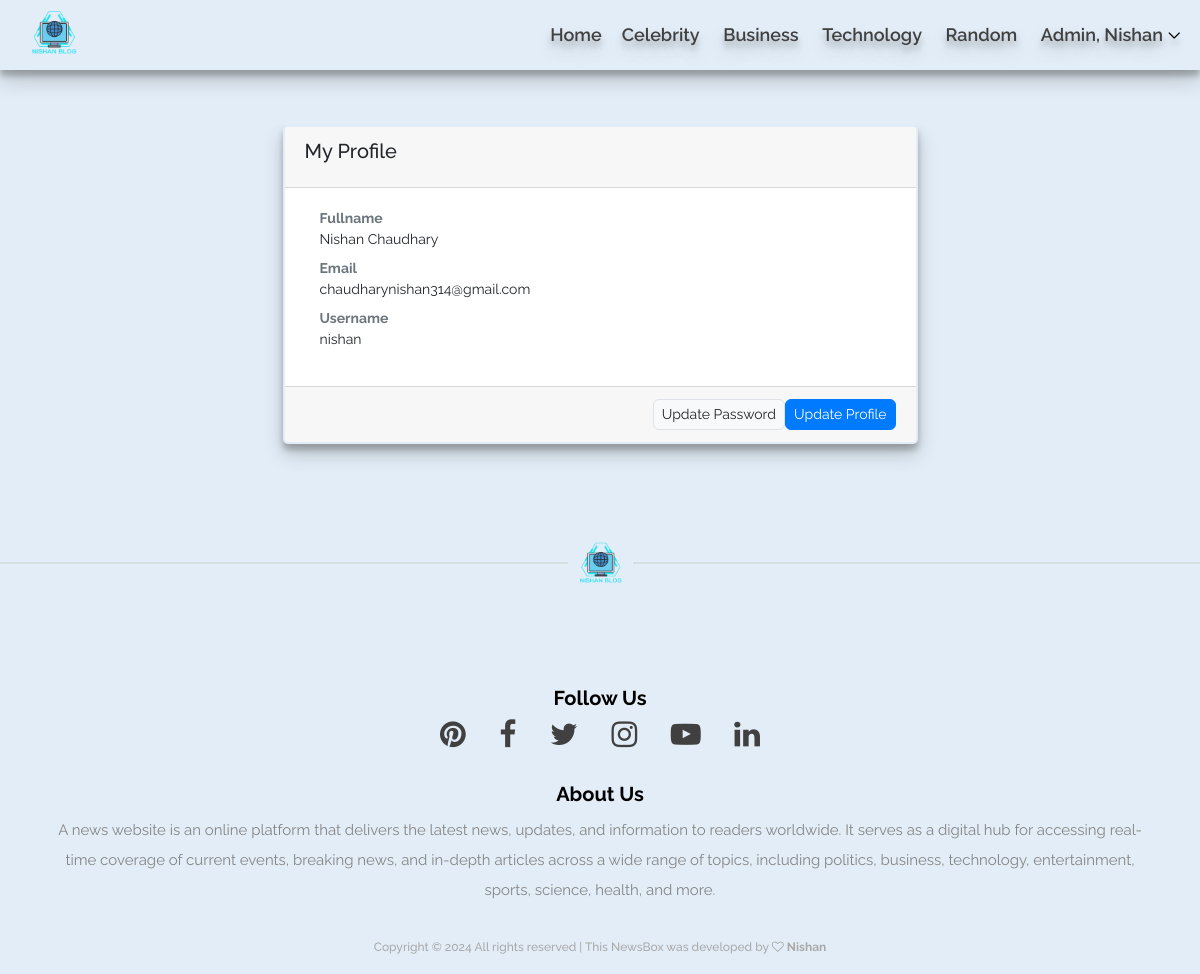
/profile/ (signed in), run on the app's committed database.
### newsApp/models.py (models this page shows)
class Category(models.Model):
    name = models.CharField(max_length=250)
    status = models.CharField(max_length=2, choices=(("1",'Active'), ("2",'Inactive')), default=1)
    date_created = models.DateTimeField(default=timezone.now)
    date_updated = models.DateTimeField(auto_now = True)
    def __str__(self):
        return self.name

### newsApp/views.py (the view)
# urls.py: path('profile/', views.profile, name="profile-page"),
@login_required
def profile(request):
    context = context_data()
    context['page'] = 'profile'
    context['page_title'] = "Profile"
    return render(request,'profile.html', context)

### newsApp/views.py (called while the page is built)
def context_data():
    context = {
        'site_name': 'NewsBox',
        'page' : 'home',
        'page_title' : 'News Portal',
        'categories' : models.Category.objects.filter(status = 1).all(),
    }
    return context

### newsApp/templates/profile.html
{% extends 'layouts/base.html' %} {% block content%}
<body style="background-color: #e3edf7; box-shadow: rgba(0, 0, 0, 0.19) 0px 10px 20px,
    rgba(0, 0, 0, 0.23) 0px 6px 6px;">
    <div class="container mb-5 pb-5">
        <div class="row justify-content-center">
            <div class="col-lg-7 col-md-10 col-sm-12 col-xs-12">
                <div class="card shadow rounded-0" style=" border-radius: 5px !important; border: 2px solid #e3edf7 !important; box-shadow: rgba(0, 0, 0, 0.19) 0px 10px 20px,
    rgba(0, 0, 0, 0.23) 0px 6px 6px !important;">
                    <div class="card-header">
                        <div class="h5 card-title fw-bold">My Profile</div>
                    </div>
                    <div class="card-body">
                        <div class="container-fluid">
                            <div class="row">
                                <div class="col-md-8">
                                    <dl>
                                        <dt class="text-muted">Fullname</dt>
                                        <dd class="ps-4">{{ user.first_name }} {{ user.last_name }}</dd>
                                        <dt class="text-muted">Email</dt>
                                        <dd class="ps-4">{{ user.email }}</dd>
                                        <dt class="text-muted">Username</dt>
                                        <dd class="ps-4">{{ user.username }}</dd>
                                    </dl>
                                </div>
                            </div>
                        </div>
                    </div>
                    <div class="card-footer">
                        <div class="d-flex w-100 text-end justify-content-end">
                            <a href="{% url 'update-password' %}" style="border-radius: 6px !important;"
                                class="btn btn btn-light border btn-sm bg-gradient rounded-0 me-2">Update Password</a>
                            <a href="{% url 'update-profile' %}" style="border-radius: 6px !important;"
                                class="btn btn btn-primary btn-sm bg-gradient rounded-0">Update Profile</a>
                        </div>
                    </div>
                </div>
            </div>
        </div>
    </div>
</body>
{% endblock content%}

### newsApp/templates/layouts/top-navigation.html (shortened to what this page needs)
{% load static %}
<header class="header-area">
    <div style="background-color: #e3edf7;" class="newsbox-main-menu">
        <div style="background-color: #e3edf7;" class="classy-nav-container breakpoint-off">
            <div style="margin-bottom: 0px;" class="container-fluid">
                <nav style="background-color: #e3edf7; box-shadow: rgba(0, 0, 0, 0.19) 0px 10px 20px,
    rgba(0, 0, 0, 0.23) 0px 6px 6px;  padding-left: 10px !important; padding-right: 10px !important; height: 70px; "
                    class="classy-navbar justify-content-between fixed-top" id="newsboxNav">
                    <a href="{%url 'home-page'%}" class="nav-brand"><img style="height:90px; width:90px;"
                            src="{% static 'img/core-img/news.png' %}" alt=""></a>
                    <div class="classy-menu">
                        <div class="classynav">
                            <ul>
                                <li><a style="font-size: 18px; text-shadow:rgba(0, 0, 0, 0.19) 0px 10px 20px,
    rgba(0, 0, 0, 0.23) 0px 6px 6px;" href="{%url 'home-page'%}">Home</a>
                                    {% for category in categories %}
                                <li><a style="font-size: 18px; text-shadow:rgba(0, 0, 0, 0.19) 0px 10px 20px,
    rgba(0, 0, 0, 0.23) 0px 6px 6px;" href="{% url 'category-post' category.id %}">{{category}}</a></li>
                                {% endfor %}
                                {% if not user.id %}
                                <li><a href="{% url 'login-page' %}" style="font-size: 18px; text-shadow:rgba(0, 0, 0, 0.19) 0px 10px 20px,
    rgba(0, 0, 0, 0.23) 0px 6px 6px;">Login</a></li>
                                {% else %}
                                <li>
                                    <a style="font-size: 18px; text-shadow:rgba(0, 0, 0, 0.19) 0px 10px 20px,
    rgba(0, 0, 0, 0.23) 0px 6px 6px;" href="#">Admin, {{user.username}}</a>
                                </li>
                                {% endif %}
                            </ul>
                        </div>
                    </div>
                </nav>
            </div>
        </div>
    </div>
</header>

### static/style.css (style rules this page uses)
* { margin: 0; padding: 0; }
body { font-family: "Raleway", sans-serif; font-size: 14px; }
a, a:hover, a:focus { -webkit-transition-duration: 500ms; transition-duration: 500ms; text-decoration: none; outline: 0 solid transparent; color: #000000; font-weight: 600; font-size: 16px; font-family: "Raleway", sans-serif; }
ul, ol { margin: 0; }
ul li, ol li { list-style: none; }
img { height: auto; max-width: 100%; }
.header-area { position: relative; z-index: 1000; width: 100%; }
.header-area .newsbox-main-menu { position: relative; width: 100%; height: 125px; padding: 0 5%; }
.header-area .newsbox-main-menu .classy-navbar { height: 125px; padding: 0; }
.header-area .newsbox-main-menu .classy-navbar .nav-brand { max-width: 160px; margin-right: 30px; }
.header-area .newsbox-main-menu .classy-navbar .classynav ul li a { font-weight: 600; text-transform: capitalize; font-size: 15px; padding: 0 10px; color: #404040; }

### static/css/classy-nav.css (style rules this page uses)
* { margin: 0; padding: 0; }
body { font-family: "Roboto", sans-serif; }
ul, ol { margin: 0; }
ul li, ol li { list-style: none; }
img { height: auto; max-width: 100%; }
.classy-nav-container { position: relative; z-index: 100; background-color: #ffffff; }
.classy-nav-container * { box-sizing: border-box; }
.classy-nav-container a { -webkit-transition-duration: 500ms; transition-duration: 500ms; text-decoration: none; outline: none; font-size: 14px; font-weight: 400; color: #232323; display: inline-block; }
.justify-content-between { -webkit-box-pack: justify; -ms-flex-pack: justify; justify-content: space-between; }
.justify-content-center { -webkit-box-pack: center; -ms-flex-pack: center; justify-content: center; }
.classy-navbar { width: 100%; height: 70px; padding: 0.5em 2em; display: -webkit-box; display: -ms-flexbox; display: flex; -webkit-box-align: center; -ms-flex-align: center; -ms-grid-row-align: center; align-items: center; }
.classy-navbar .nav-brand { font-size: 26px; font-weight: 500; color: #565656; display: inline-block; margin-right: 30px; }
.classynav ul li { display: inline-block; clear: both; position: inherit; z-index: 10; }
.classynav ul li.cn-dropdown-item { position: relative; z-index: 10; }
.classynav ul li a { padding: 0 12px; display: block; height: 35px; font-size: 14px; line-height: 34px; }
.classynav ul li.megamenu-item > a:after, .classynav ul li.has-down > a:after { font-family: 'classyfonts'; content: "\e900"; font-size: 12px; color: #000000; padding-left: 5px; -webkit-transition-duration: 500ms; transition-duration: 500ms; }
.breakpoint-off .classynav { display: -webkit-box; display: -ms-flexbox; display: flex; -webkit-box-align: center; -ms-flex-align: center; -ms-grid-row-align: center; align-items: center; }

### data on the page
Category: name "Celebrity"
Category: name "Business"
Category: name "Technology"
Category: name "Random"

### other printed values
{{ user.username }} "Nishan"
{{ user.first_name }} "Nishan"
{{ user.last_name }} "Chaudhary"
{{ user.email }} "chaudharynishan314@gmail.com"
{{ user.username }} "nishan"
